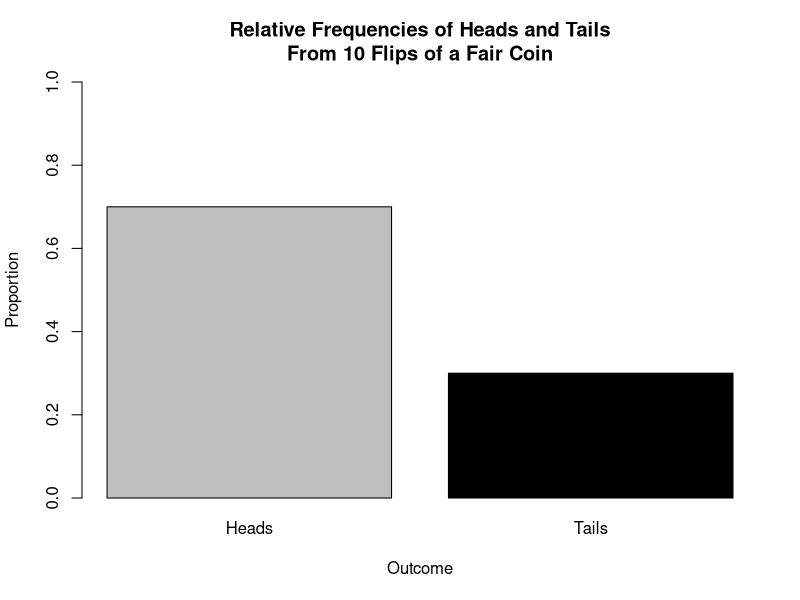
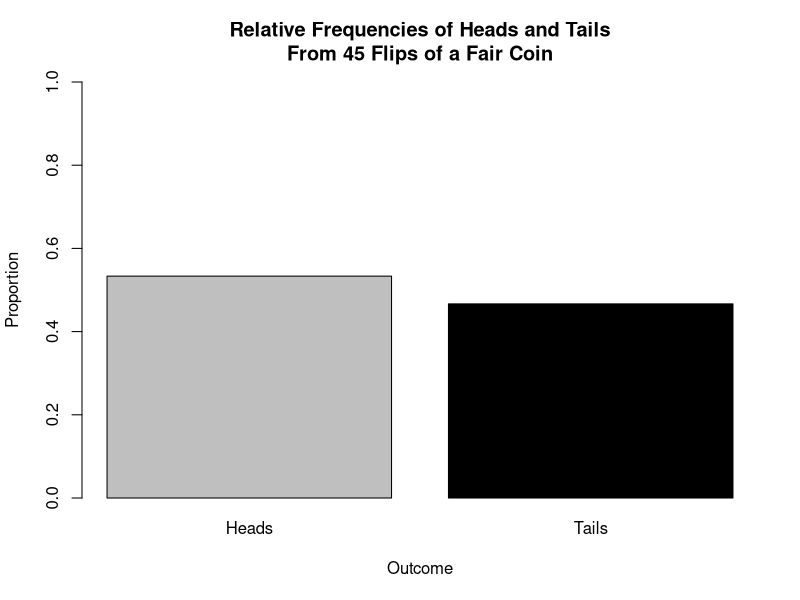
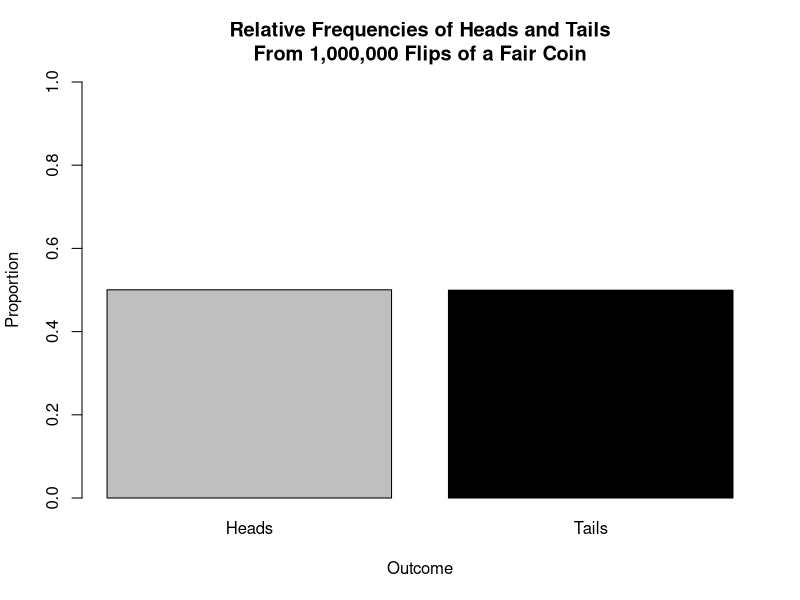
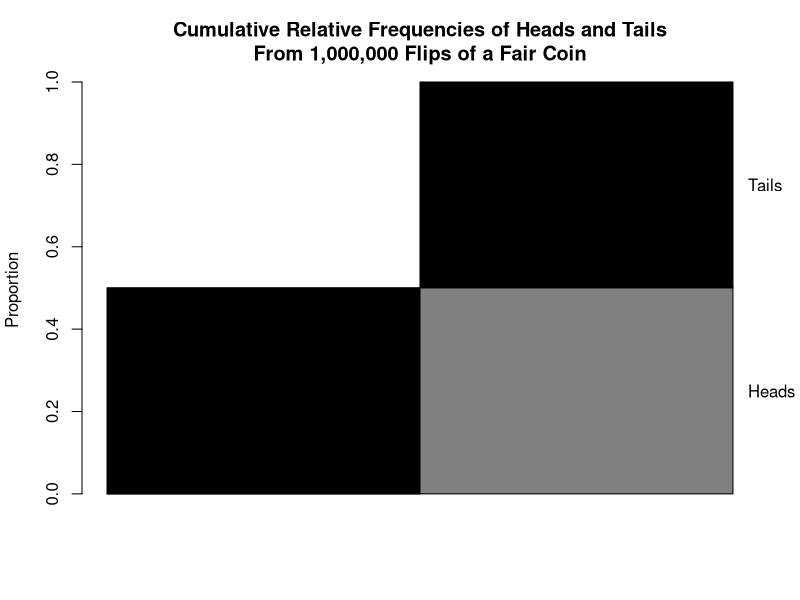
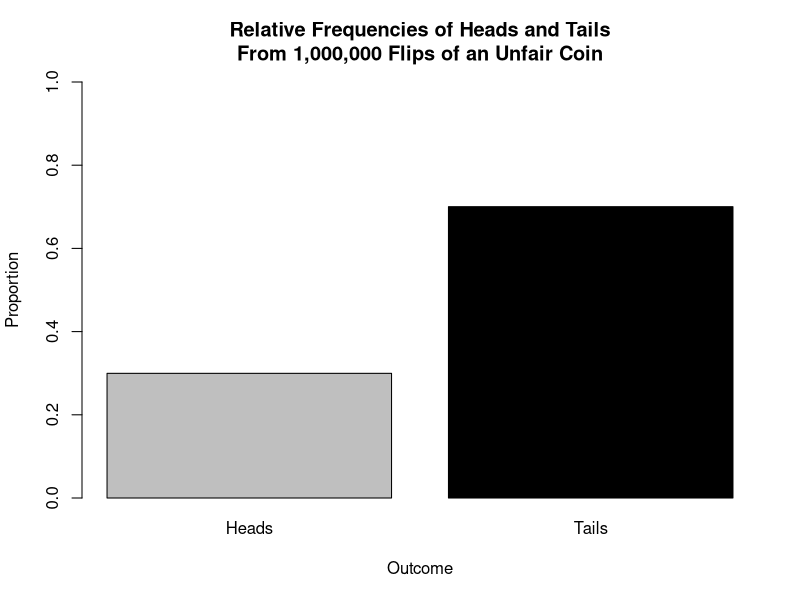
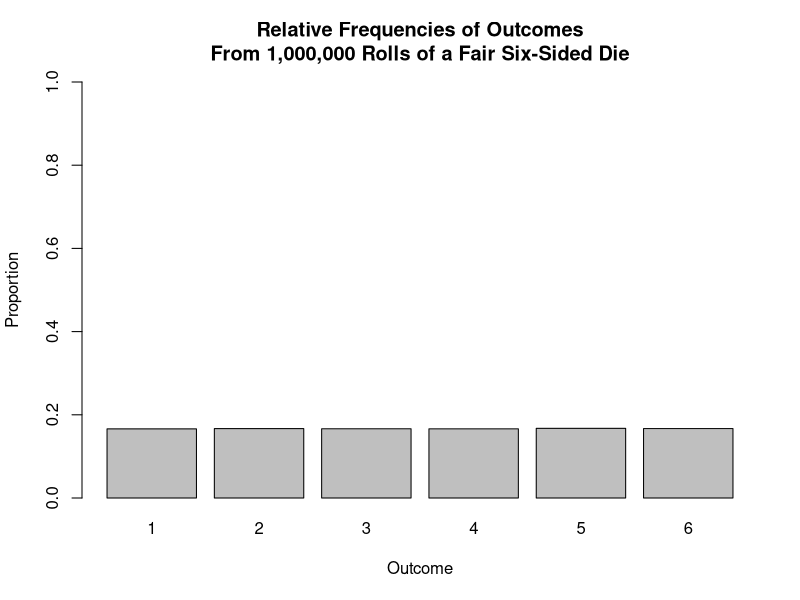
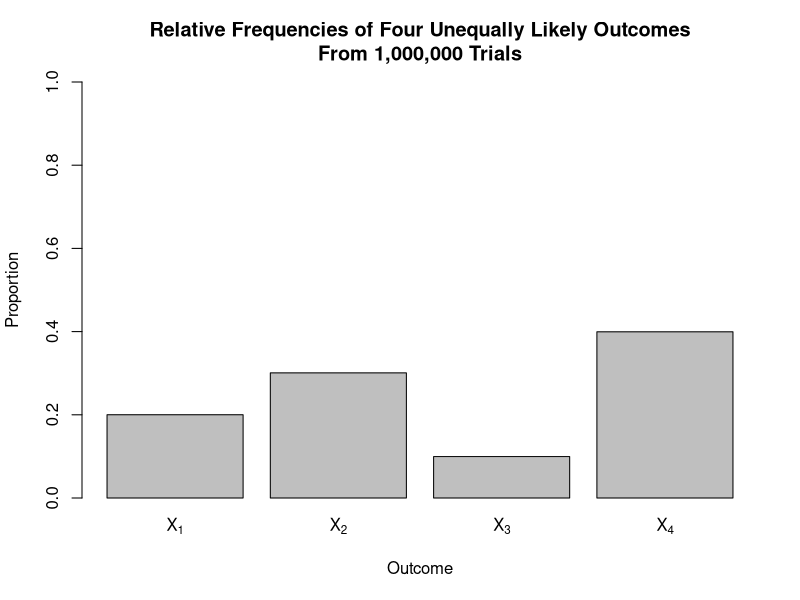
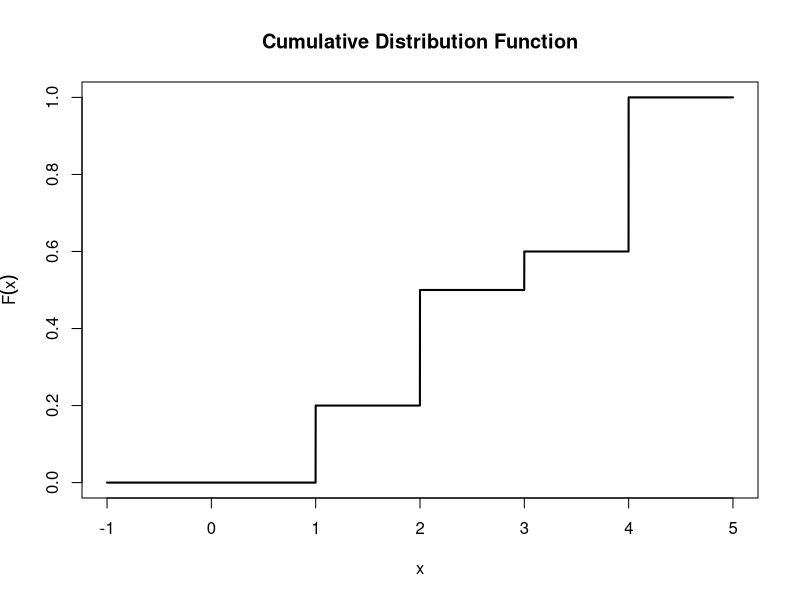

Here is the R script that generated these plots, in order:
## ---- chunk 1
knitr::opts_chunk$set(echo = TRUE)
## ---- chunk 2
#sample(x, size, replace = FALSE, prob = NULL)
## ---- chunk 3

#Specify the sample size.
N <- 10

#Set random number generator seed for replicability of results.
set.seed(0)

#Denote our outcomes by 'H' = 0 and 'T' = 1, and randomly sample 'N' outcomes where 'H' and 'T' each occur with probability 0.5.
outcomes <- sample(c(0, 1), size = N, replace = TRUE, prob = c(0.5, 0.5))

#Create a table of outcomes and store it in a data frame.
sorting <- data.frame(table(outcomes))
#Add a new variable to the data frame which stores the relative frequency of outcomes.
sorting$rel.freq <- sorting$Freq / N

#Produce a barplot of relative frequencies of heads and tails.
barplot(sorting$rel.freq, ylim = c(0, 1), names.arg = c("Heads", "Tails"), xlab = "Outcome", ylab = "Proportion", main = "Relative Frequencies of Heads and Tails\nFrom 10 Flips of a Fair Coin", col = c(gray(0.75), 1))


## ---- chunk 4
N <- 45 # Specify sample size.
set.seed(0) # Set random number generator seed.
outcomes <- sample(c(0, 1), size = N, replace = TRUE, prob = c(0.5, 0.5)) # Simulate outcomes.
sorting <- data.frame(table(outcomes)) # Create data frame.
sorting$rel.freq <- sorting$Freq / N # Add variable for relative frequency.
barplot(sorting$rel.freq, ylim = c(0, 1), names.arg = c("Heads", "Tails"), xlab = "Outcome", ylab = "Proportion", main = "Relative Frequencies of Heads and Tails\nFrom 45 Flips of a Fair Coin", col = c(gray(0.75), 1)) # Create barplot
## ---- chunk 5

N <- 1000000 # Specify sample size.
set.seed(0) # Set random number generator seed.
outcomes <- sample(c(0, 1), size = N, replace = TRUE, prob = c(0.5, 0.5)) # Simulate outcomes.
sorting <- data.frame(table(outcomes)) # Create data frame.
sorting$rel.freq <- sorting$Freq / N # Add variable for relative frequency.
barplot(sorting$rel.freq, ylim = c(0, 1), names.arg = c("Heads", "Tails"), xlab = "Outcome", ylab = "Proportion", main = "Relative Frequencies of Heads and Tails\nFrom 1,000,000 Flips of a Fair Coin", col = c(gray(0.75), 1)) # Create barplot


## ---- chunk 6
N <- 1000000 # Specify sample size.
set.seed(0) # Set random number generator seed.
outcomes <-sample(c(0, 1), size = N, replace = TRUE, prob = c(0.5, 0.5)) # Simulate outcomes.
sorting <- data.frame(table(outcomes)) # Create data frame.
sorting$rel.freq <- sorting$Freq / N # Add variable for relative frequency.

# Construct a variable to reflect the number of unique values of the random variable (i.e., the  number of unique outcomes of the experiment).
K <- nrow(sorting)
# Initialise a matrix in which to store information related to cumulative relative frequencies.
crf <- matrix(0, nrow = K, ncol = K)

# Create a matrix where columns of the matrix give cumulative frequencies up to the ith outcome. In the ith column,  align the ith outcome with the last row of the matrix, and let the previous outcomes stack up above it.
for(i in 1 : K)
  crf[((K - i) + 1) : K, i] <- sorting$rel.freq[1 : i]

barplot(crf, col = c(rep(gray(0.5), K - 1), 1), space = 0, names.arg = NULL, xlab = "", ylab = "Proportion", main = "Cumulative Relative Frequencies of Heads and Tails\nFrom 1,000,000 Flips of a Fair Coin")
axis(side = 4, at = c(0.25, 0.75), labels = c("Heads", "Tails"), tick = FALSE, line = -1.5, las = 2)

## ---- chunk 7
N <- 3 # Specify sample size.
set.seed(1) # Set random number generator seed.
runif(N) # Generate uniform random numbers from the interval [0, 1].
## ---- chunk 8
N <- 1000000 # Specify sample size.
set.seed(0) # Set random number generator seed.
outcomes <-sample(c(0, 1), size = N, replace = TRUE, prob = c(0.3, 0.7)) # Simulate outcomes.
sorting <- data.frame(table(outcomes)) # Create data frame.
sorting$rel.freq <- sorting$Freq / N # Add variable for relative frequency.
barplot(sorting$rel.freq, ylim = c(0, 1), names.arg = c("Heads", "Tails"), xlab = "Outcome", ylab = "Proportion", main = "Relative Frequencies of Heads and Tails\nFrom 1,000,000 Flips of an Unfair Coin", col = c(gray(0.75), 1)) # Create barplot

## ---- chunk 9
N <- 3 # Specify sample size.
set.seed(0) # Set random number generator seed.
runif(N) # Generate uniform random numbers from the interval [0, 1].
## ---- chunk 10
N <- 4
set.seed(0)
r <- runif(N)
round(r, 2)
## ---- chunk 11
ifelse(r <= 0.3, "H","T")
## ---- chunk 12
N <- 1000000 # Specify sample size.
set.seed(0) # Set random number generator seed.
outcomes <- sample(1 : 6, N, replace = TRUE, prob = rep(1 / 6, 6)) # Simulate outcomes.
sorting <- data.frame(table(outcomes)) # Create data frame.
sorting$rel.freq <- sorting$Freq / N # Add variable for relative frequency.
barplot(sorting$rel.freq, ylim = c(0, 1), names.arg = 1 : 6, xlab = "Outcome", ylab = "Proportion", main = "Relative Frequencies of Outcomes\nFrom 1,000,000 Rolls of a Fair Six-Sided Die", col = rep(gray(0.75), 6)) # Create barplot

## ---- chunk 13
N <- 1000000 # Specify sample size.
set.seed(0) # Set random number generator seed.
outcomes <- sample(c("X_1", "X_2", "X_3", "X_4"), size = N, replace = TRUE, prob = c(0.2, 0.3, 0.1, 0.4)) # Simulate outcomes.
sorting <- data.frame(table(outcomes)) # Create data frame.
sorting$rel.freq <- sorting$Freq / N # Add variable for relative frequency.
barplot(sorting$rel.freq, ylim = c(0, 1), names.arg = c(expression(X[1]), expression(X[2]), expression(X[3]), expression(X[4])), xlab = "Outcome", ylab = "Proportion", main = "Relative Frequencies of Four Unequally Likely Outcomes\nFrom 1,000,000 Trials", col = rep(gray(0.75), 4)) # Create barplot
## ---- chunk 14
x <- seq(-1, 5, by = 0.001)
Fx <- ifelse(x < 1, 0, ifelse(x < 2, 2 / 10, ifelse(x < 3, 5 / 10, ifelse(x < 4, 6 / 10, 1))))
plot(x, Fx, type = "l", lwd = 2, xlab = expression(x), ylab = expression(F(x)), main = "Cumulative Distribution Function")
## ---- chunk 15
N <- 1000000 # Specify sample size.
set.seed(0) # Set random number generator seed.
outcomes <- sample(1 : 100, size = N, replace = TRUE) # Simulate equally likely outcomes.
sorting <- data.frame(table(outcomes)) # Create data frame.
sorting$rel.freq <- sorting$Freq / N # Add variable for relative frequency.

# Construct a variable to reflect the number of unique values of the random variable (i.e., the  number of unique outcomes of the experiment).
K <- nrow(sorting)
# Initialise a matrix in which to store information related to cumulative relative frequencies.
crf <- matrix(0, nrow = K, ncol = K)

# Create a matrix where columns of the matrix give cumulative frequencies up to the ith outcome. In the ith column,  align the ith outcome with the last row of the matrix, and let the previous outcomes stack up above it.
for(i in 1 : K)
  crf[((K - i) + 1) : K, i] <- sorting$rel.freq[1 : i]

barplot(crf, col = c(rep(0, K - 1), 4), space = 0, names.arg = NULL, xlab = expression(X), ylab = paste("Proportion",expression(F(x))))
points(48.7, 0.487, col = 2, pch = 16, cex = 1.25) # Map a value on the cdf to a value for x
abline(h = 0.487, col = 2, lwd = 1.5)
abline(v = 48.7, col = 2, lwd = 1.5)
text(46, 0.52, "48") 
axis(side = 1, at = 48.7, labels = expression(x))
axis(side = 2, at = 0.487)
## ---- chunk 16
one.flip.binary <- function(my.seed = 0)
{
  # Set the seed for generating a random number.
  set.seed(my.seed)
  # Sample a number from 0 and 1.
  r <- sample(0 : 1, size = 1)
  # View the value of the sampled number.
  print(r)
  # Based on the value of the sampled number, determine the outcome.
  if(r == 0)
    outcome <- "Tails"
  else
    outcome <- "Heads"
  # Return the outcome
  return(outcome)
}

# Simulate several coin flips using different seeds.
one.flip.binary()

## ---- chunk 17
one.flip.binary(12)
## ---- chunk 18
one.flip.binary(6)
## ---- chunk 19
one.flip.unif <- function(my.seed = 0)
{
  # Set the seed for generating a random number.
  set.seed(my.seed)
  # Sample a random uniform number in the interval [0, 1].
  r <- runif(1)
  # View the value of the sampled number.
  print(r)
  # Based on the value of the sampled number, determine the outcome.
  if(r <= 0.5)
    outcome <- "Tails"
  else
    outcome <- "Heads"
  # Return the outcome
  return(outcome)
}

# Simulate several coin flips using different seeds.
one.flip.unif(2)

## ---- chunk 20
one.flip.unif(23)
## ---- chunk 21
one.flip.unif(0.7)
## ---- chunk 22
# Store the possible values and probabilities for the random variable X.
x <- 0 : 3
px <- c(0.25, 0.35, 0.1, 0.3)

# Calculate the expected value.
EX <- sum(px * x)
EX

## ---- chunk 23
N <- 10000000 # Specify sample size.
set.seed(0) # Set random number generator seed.
outcomes <- sample(x, size = N, replace = TRUE, prob = px) # Simulate outcomes.
sorting <- data.frame(table(outcomes)) # Create data frame.
sorting$rel.freq <- sorting$Freq / N # Add variable for relative frequency.
barplot(sorting$rel.freq, names.arg = x, xlab = expression(X), ylab = "Proportion", main = "Relative Frequencies of Outcomes for X\nFrom 10,000,000 Samples From the Probability Mass Function", col = gray(0.75), space = 0) # Create barplot
## ---- chunk 24
# Estimate the expected value from the simulated outcomes.
mean(outcomes)
## ---- chunk 25
VX <- sum(px * (x - EX)^2)
VX
## ---- chunk 26
# Calculate the standard deviation.
std.dev <- sqrt(VX)
std.dev
## ---- chunk 27
# Estimate the variance from the simulated outcomes.
var(outcomes)
## ---- chunk 28
sd(outcomes)
## ---- chunk 29
x <- 1 : 3
px <- rep(1 / (range(x)[2] - range(x)[1] + 1), length(x))
barplot(c(0, cumsum(px), 1), space = 0, col = gray(0.25), xlab = expression(x), main = "Probability Mass Function and Cumulative Distribution Function\nfor a U[1, 3] Random Variable")
barplot(c(0, px, 0), space = 0, add = TRUE, col = gray(0.9))
axis(side = 1, at = c(1 : (length(x) + 2)) - 0.5, labels = c(min(x) - 1, x, max(x) + 1), tick = FALSE)
legend("topleft", fill = c(gray(0.9), gray(0.25)), legend = c("Probability mass function", "Cumulative distribution function"))
## ---- chunk 30
N <- 10000000
set.seed(0)
outcomes <- sample(1 : 6, size = N, replace = TRUE)
mean(outcomes)
## ---- chunk 31
var(outcomes)
## ---- chunk 32
# Probabilities using the probability mass function.
dunifdis <- function(x, min = 0, max = 1)
{
  ifelse((x >= min) & (x <= max) & (round(x) == x), 1 / (max - min + 1), 0)
}

# Cumulative probabilities using the cumulative distribution.
punifdis <- function(q, min = 0, max = 1)
{
  ifelse(q < min, 0, ifelse(q < max, (floor(q) - min + 1) / (max - min + 1), 1))
}

# Quantiles.
qunifdis <- function(p, min = 0, max = 1)
{
  floor(p * (max - min + 1)) + min
}
  
# Random outcome generation.
runifdis <- function(n, min = 0, max = 1)
{
  sample(min : max, size = n, replace = TRUE)
}

## ---- chunk 33
# Examples using X ~ U[1, 10]:
# P(X = 1) and P(X = 6).
dunifdis(c(1, 6), min = 1, max = 10)
## ---- chunk 34
# P(X <= -2), P(X <= 3.5), and P(X <= 20).
punifdis(c(-2, 3.5, 20), min = 1, max = 10)
## ---- chunk 35
# 88% quantile.
qunifdis(0.88, min = 1, max = 10) 
## ---- chunk 36
# Five random observations.
runifdis(5, min = 1, max = 10)
## ---- chunk 37
x <- 0 : 1
px <- dbinom(x, size = 1, prob = 0.7)
barplot(c(0, cumsum(px), 1), space = 0, col = gray(0.25), xlab = expression(x), main = "Probability Mass Function and Cumulative Distribution Function\nfor a Ber(0.7) Random Variable")
barplot(c(0, px, 0), space = 0, add = TRUE, col = gray(0.9))
axis(side = 1, at = c(1 : (length(x) + 2)) - 0.5, labels = c(min(x) - 1, x, max(x) + 1), tick = FALSE)
legend("topleft", fill = c(gray(0.9), gray(0.25)), legend = c("Probability mass function", "Cumulative distribution function"))

## ---- chunk 38
# Examples using X ~ Ber(0.7) --> X ~ Bin(1, 0.7):
# P(X = 0).
dbinom(0, size = 1, prob = 0.7)
## ---- chunk 39
# P(X <= 0.7) (which should be the same as P(X = 0)).
pbinom(0.7, size = 1, prob = 0.7)
## ---- chunk 40
# 60% and 70% quantiles.
qbinom(c(0.6, 0.7), size = 1, prob = 0.7)
## ---- chunk 41
# Three random observations.
rbinom(3, size = 1, prob = 0.7)

## ---- chunk 42
factorial(5)
## ---- chunk 43
factorial(0)
## ---- chunk 44
choose(5, 2)
## ---- chunk 45
x <- 0 : 10
px <- dbinom(x, size = 10, prob = 0.7)
barplot(c(0, cumsum(px), 1), space = 0, col = gray(0.25), xlab = expression(x), main = "Probability Mass Function and Cumulative Distribution Function\nfor a Bin(10, 0.7) Random Variable")
barplot(c(0, px, 0), space = 0, add = TRUE, col = gray(0.9))
axis(side = 1, at = c(1 : (length(x) + 2)) - 0.5, labels = c(min(x) - 1, x, max(x) + 1), tick = FALSE)
legend("topleft", fill = c(gray(0.9), gray(0.25)), legend = c("Probability mass function", "Cumulative distribution function"))

## ---- chunk 46
# Examples using X ~ Bin(10, 0.7):
#P(X = 4), P(X = 7)
dbinom(c(4, 7), size = 10, prob = 0.7)
## ---- chunk 47
# P(X <= 6)
pbinom(6, size = 10, prob = 0.7)
## ---- chunk 48
# 47% quantile.
qbinom(0.47, size = 10, prob = 0.7)
## ---- chunk 49
# Four random observations.
rbinom(4, size = 10, prob = 0.7)
## ---- chunk 50
x <- 0 : 11
px <- dpois(x, lambda = 4)
barplot(c(0, cumsum(px), 1), space = 0, col = gray(0.25), xlab = expression(x), main = "Probability Mass Function and Cumulative Distribution Function\nfor a Pois(4) Random Variable")
barplot(c(0, px, 0), space = 0, add = TRUE, col = gray(0.9))
axis(side = 1, at = c(1 : (length(x) + 2)) - 0.5, labels = c(min(x) - 1, x, max(x) + 1), tick = FALSE)
legend("topleft", fill = c(gray(0.9), gray(0.25)), legend = c("Probability mass function", "Cumulative distribution function"))
## ---- chunk 51
# Examples using X ~ Pois(4):
# P(X = 3).
dpois(3, lambda = 4)
## ---- chunk 52
# P(X <= 6).
ppois(6, lambda = 4)
## ---- chunk 53
# 44% quantile.
qpois(0.44, lambda = 4)
## ---- chunk 54
rpois(5, lambda=4)
## ---- chunk 55
curve(dunif(x, 1, 3), 0, 5, ylim = c(0,1), xlab = expression(y), ylab = "", main = "Probability Density Function and Cumulative Distribution Function\nfor a U[1, 3] Random Variable", yaxt = "n", lwd = 2)
curve(punif(x, 1, 3), 0, 5, col = gray(0.5), lty = 2, lwd = 2, add = TRUE)
abline(h = c(0, 1), col = 2, lty = 3)
axis(side = 2, at = c(0, 0.5, 1), labels = c(0, 0.5, 1))
legend("topleft", legend = c(expression(f(y)), expression(F(y))), col = c(1, gray(0.5)), lty = 1 : 2, lwd = 2)
## ---- chunk 56
# Examples using Y ~ U[1, 3]:
# Values of f(1.5) and f(2.2)
dunif(c(1.5, 2.2), min = 1, max = 3)
## ---- chunk 57
# P(Y <= 1.5)
punif(1.5, min = 1, max = 3)
## ---- chunk 58
# 38% quantile.
qunif(0.38, min = 1, max = 3) 
## ---- chunk 59
# Two random observations.
runif(2, min = 1, max = 3)
## ---- chunk 60
curve(dexp(x, rate = 2), 0, 2.5, ylim = c(0, 2.1), xlab = expression(y), ylab = "", main = "Probability Density Function and Cumulative Distribution Function\nfor an Exp(2) Random Variable", yaxt = "n", lwd = 2)
curve(pexp(x, rate = 2), -0.1, 2.5, col = gray(0.5), lty = 2, lwd = 2, add = TRUE)
abline(h = c(0, 1), col = 2, lty = 3)
axis(side = 2, at = c(0, 1), labels = c(0, 1))
legend("topright", legend = c(expression(f(y)), expression(F(y))), col = c(1, gray(0.5)), lty = 1 : 2, lwd = 2)
## ---- chunk 61
# Examples using Y ~ Exp(2):
# Value of f(4.7)
dexp(4.7, rate = 2)
## ---- chunk 62
# P(Y <= 0.8)
pexp(0.8, rate = 2)
## ---- chunk 63
# 40% quantile.
qexp(0.4, rate = 2) 
## ---- chunk 64
#One random observation.
rexp(1, rate = 2)
## ---- chunk 65
rerlang <-function(n, k, lambda)
{
  # Initialise a vector in which to store the 'n' simulated Erlang waiting times.
  waiting.times <- rep(NA, n)
  
  # Generate 'k' exponential random variables and sum them to produce the waiting time to the kth "success".
  for(i in 1 : n)
    waiting.times[i] <- sum(rexp(k, rate = lambda))

  return(waiting.times)
}

# Three random observations.
rerlang(3, k = 3, lambda = 2)
## ---- chunk 66
curve(dnorm(x), -3, 3, ylim = c(0, 1), xlab = expression(y), ylab = "", main = "Probability Density Function and Cumulative Distribution Function\nfor a N(0, 1) Random Variable", yaxt = "n", lwd = 2)
curve(pnorm(x), -3, 3, col = gray(0.5), lty = 2, lwd = 2, add = TRUE)
abline(h = c(0, 1), col = 2, lty = 3)
axis(side = 2, at = c(0, 1), labels = c(0, 1))
legend("topleft", legend = c(expression(f(y)), expression(F(y))), col = c(1, gray(0.5)), lty = 1 : 2, lwd = 2)
## ---- chunk 67
# Examples using Y ~ N(0, 1):
# Value of f(2.1)
dnorm(2.1, mean = 0, sd = 1)
## ---- chunk 68
# P(Y <= 1.5)
pnorm(1.5, mean = 0, sd = 1)
## ---- chunk 69
# P(Y <= 1.5)
pnorm(1.5, mean = 0, sd = 1)
## ---- chunk 70
# Four random observations.
rnorm(4, mean = 0, sd = 1)
## ---- chunk 71
curve(dchisq(x, df = 3), 0, 8, ylim = c(0, 1), xlab = expression(y), ylab = "", main = expression(paste("PDF and CDF for a ", chi[k]^2, " Random Variable")), yaxt = "n", lwd = 2)
curve(pchisq(x, df = 3), -0.1, 8, col = gray(0.5), lty = 2, lwd = 2, add = TRUE)
abline(h = c(0, 1), col = 2, lty = 3)
axis(side = 2, at = c(0, 1), labels = c(0, 1))
legend("topleft", legend = c(expression(f(y)), expression(F(y))), col = c(1, gray(0.5)), lty = 1 : 2, lwd = 2)
## ---- chunk 72
# Examples using Y ~ Chi-Square(3):
# Value of f(1.2)
dchisq(1.2, df = 3)
## ---- chunk 73
# P(Y <= 6)
pchisq(6, df = 3)
## ---- chunk 74
# Three random observation.
rchisq(3, df = 3)
## ---- chunk 75
rDirichlet <- function(ndraw, alpha){
    gamdraw <- rgamma(ndraw, shape=alpha, rate=1)
    gamdraw / sum(gamdraw)
}
## ---- chunk 76
library(MASS)
set.seed(0)
par(mgp=c(1.8,0.8,0), mar=c(3,3,3,0.5))
vals1 <- mvrnorm(n=1000, mu=c(1,0), Sigma=matrix(c(1,0.4,0.4,2), nrow=2))
plot(vals1[,1],vals1[,2], xlab=expression(x[1]), ylab=expression(x[2]))
## ---- chunk 77
vals2 <- mvrnorm(n=1000, mu=c(-1,0.5), Sigma=matrix(c(1.5,-0.7,-0.7,0.5), nrow=2))
plot(vals2[,1],vals2[,2], xlab=expression(x[1]), ylab=expression(x[2]))
## ---- chunk 78
par(mfrow=c(2,2), mar=c(4,3,0.5,0.5), mgp=c(1.8,0.8,0))
hist(vals1[,1], xlab=expression(x[1]),main="")
hist(vals1[,2], xlab=expression(x[2]),main="")
hist(vals2[,1], xlab=expression(x[1]),main="")
hist(vals2[,2], xlab=expression(x[2]),main="")
